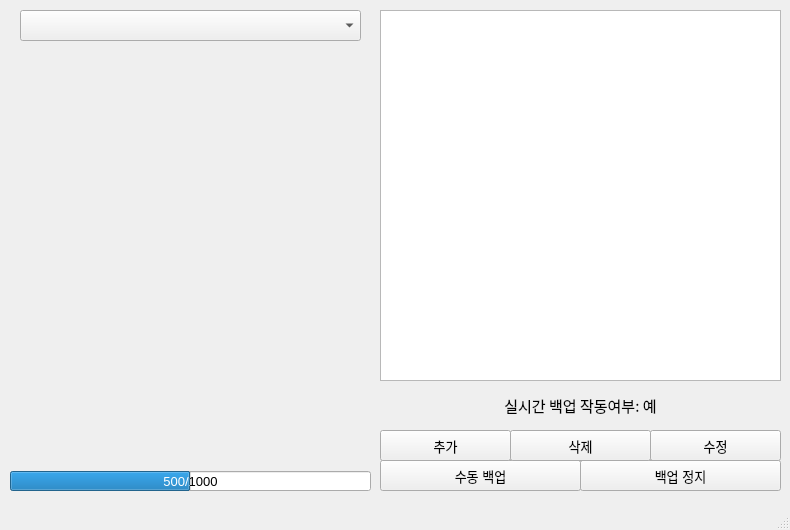
<?xml version="1.0" encoding="UTF-8"?>
<ui version="4.0">
 <class>MainWindow</class>
 <widget class="QMainWindow" name="MainWindow">
  <property name="geometry">
   <rect>
    <x>0</x>
    <y>0</y>
    <width>790</width>
    <height>530</height>
   </rect>
  </property>
  <property name="minimumSize">
   <size>
    <width>790</width>
    <height>530</height>
   </size>
  </property>
  <property name="maximumSize">
   <size>
    <width>790</width>
    <height>530</height>
   </size>
  </property>
  <property name="font">
   <font>
    <pointsize>9</pointsize>
   </font>
  </property>
  <property name="windowTitle">
   <string>FileBackupProgram</string>
  </property>
  <widget class="QWidget" name="centralwidget">
   <widget class="QPushButton" name="settingButton">
    <property name="geometry">
     <rect>
      <x>650</x>
      <y>430</y>
      <width>131</width>
      <height>31</height>
     </rect>
    </property>
    <property name="font">
     <font>
      <pointsize>10</pointsize>
     </font>
    </property>
    <property name="text">
     <string>수정</string>
    </property>
   </widget>
   <widget class="QComboBox" name="listBox">
    <property name="geometry">
     <rect>
      <x>20</x>
      <y>10</y>
      <width>341</width>
      <height>31</height>
     </rect>
    </property>
    <property name="font">
     <font>
      <pointsize>10</pointsize>
     </font>
    </property>
   </widget>
   <widget class="QTextBrowser" name="textBox">
    <property name="geometry">
     <rect>
      <x>380</x>
      <y>10</y>
      <width>401</width>
      <height>371</height>
     </rect>
    </property>
    <property name="font">
     <font>
      <pointsize>10</pointsize>
     </font>
    </property>
   </widget>
   <widget class="QPushButton" name="stopButton">
    <property name="geometry">
     <rect>
      <x>580</x>
      <y>460</y>
      <width>201</width>
      <height>31</height>
     </rect>
    </property>
    <property name="font">
     <font>
      <pointsize>10</pointsize>
     </font>
    </property>
    <property name="text">
     <string>백업 정지</string>
    </property>
   </widget>
   <widget class="QPushButton" name="backupButton">
    <property name="geometry">
     <rect>
      <x>380</x>
      <y>460</y>
      <width>201</width>
      <height>31</height>
     </rect>
    </property>
    <property name="font">
     <font>
      <pointsize>10</pointsize>
     </font>
    </property>
    <property name="text">
     <string>수동 백업</string>
    </property>
   </widget>
   <widget class="QLabel" name="isBackupLabel">
    <property name="geometry">
     <rect>
      <x>380</x>
      <y>390</y>
      <width>401</width>
      <height>31</height>
     </rect>
    </property>
    <property name="font">
     <font>
      <family>굴림체</family>
      <pointsize>11</pointsize>
     </font>
    </property>
    <property name="text">
     <string>실시간 백업 작동여부: 예</string>
    </property>
    <property name="alignment">
     <set>Qt::AlignCenter</set>
    </property>
   </widget>
   <widget class="QPushButton" name="addButton">
    <property name="geometry">
     <rect>
      <x>380</x>
      <y>430</y>
      <width>131</width>
      <height>31</height>
     </rect>
    </property>
    <property name="font">
     <font>
      <pointsize>10</pointsize>
     </font>
    </property>
    <property name="text">
     <string>추가</string>
    </property>
   </widget>
   <widget class="QPushButton" name="removeButton">
    <property name="geometry">
     <rect>
      <x>510</x>
      <y>430</y>
      <width>141</width>
      <height>31</height>
     </rect>
    </property>
    <property name="font">
     <font>
      <pointsize>10</pointsize>
     </font>
    </property>
    <property name="text">
     <string>삭제</string>
    </property>
   </widget>
   <widget class="QProgressBar" name="pgCopy">
    <property name="enabled">
     <bool>true</bool>
    </property>
    <property name="geometry">
     <rect>
      <x>10</x>
      <y>471</y>
      <width>361</width>
      <height>20</height>
     </rect>
    </property>
    <property name="font">
     <font>
      <pointsize>10</pointsize>
     </font>
    </property>
    <property name="autoFillBackground">
     <bool>false</bool>
    </property>
    <property name="maximum">
     <number>1000</number>
    </property>
    <property name="value">
     <number>500</number>
    </property>
    <property name="textVisible">
     <bool>true</bool>
    </property>
    <property name="orientation">
     <enum>Qt::Horizontal</enum>
    </property>
    <property name="textDirection">
     <enum>QProgressBar::TopToBottom</enum>
    </property>
    <property name="format">
     <string>%v/%m</string>
    </property>
   </widget>
  </widget>
  <widget class="QStatusBar" name="statusbar"/>
 </widget>
 <resources/>
 <connections/>
</ui>
